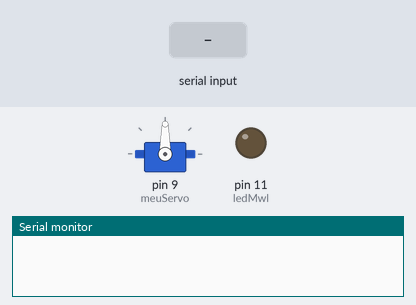
The sketch below on a simulated Arduino Uno, built with avr-gcc and run on an emulated ATmega328P. Shown: servo, output pins drawn as LEDs (lit = HIGH), the last lines printed to the serial monitor. The test bench sets the inputs (shaded band).

Above: at 1.2 s.
1.3 s: "30,150;" received over Serial
At 2.5 s:
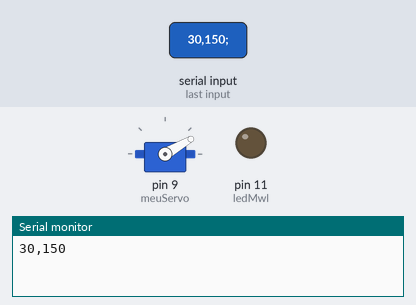
2.8 s: "5;" received over Serial
At 3.5 s:
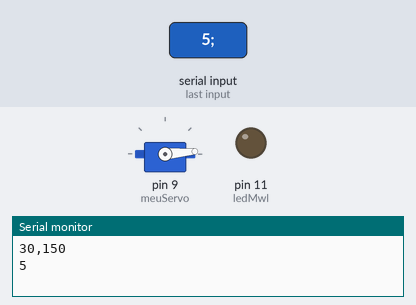
4.3 s: "200;" received over Serial
At 4.7 s:
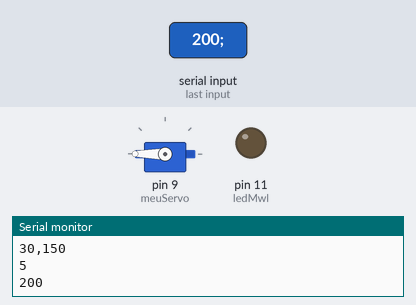
5.8 s: "90,45;" received over Serial
At 7.1 s:
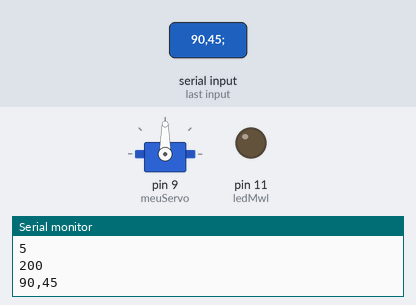
Timing chart, 0 to 8.3 s (numbered marks = the images above; inputs shaded):
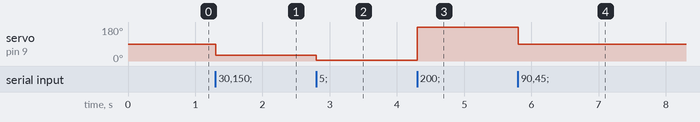

The sketch:

input_controla_servo.ino
```cpp
#include <Servo.h>

int ledMwl = 11;
int pot = A0;

Servo meuServo;

void setup() {
  meuServo.attach(9);

  Serial.begin(9600);

  pinMode(ledMwl, OUTPUT);
}

void loop() {

  if (Serial.available() > 0) {

    // mandar angulo (int)
    String angulo = Serial.readStringUntil(';');
    Serial.println(angulo);

    meuServo.write(angulo.toInt());

    delay(100);
  }
}
```

Measured:
- after the input at 1.3 s, servo on pin 9 (meuServo): 90° → 30° at once
- after the input at 2.8 s, servo on pin 9 (meuServo): 30° → 5° at once
- after the input at 4.3 s, servo on pin 9 (meuServo): 5° → 180° at once
- after the input at 5.8 s, servo on pin 9 (meuServo): 180° → 90° at once
